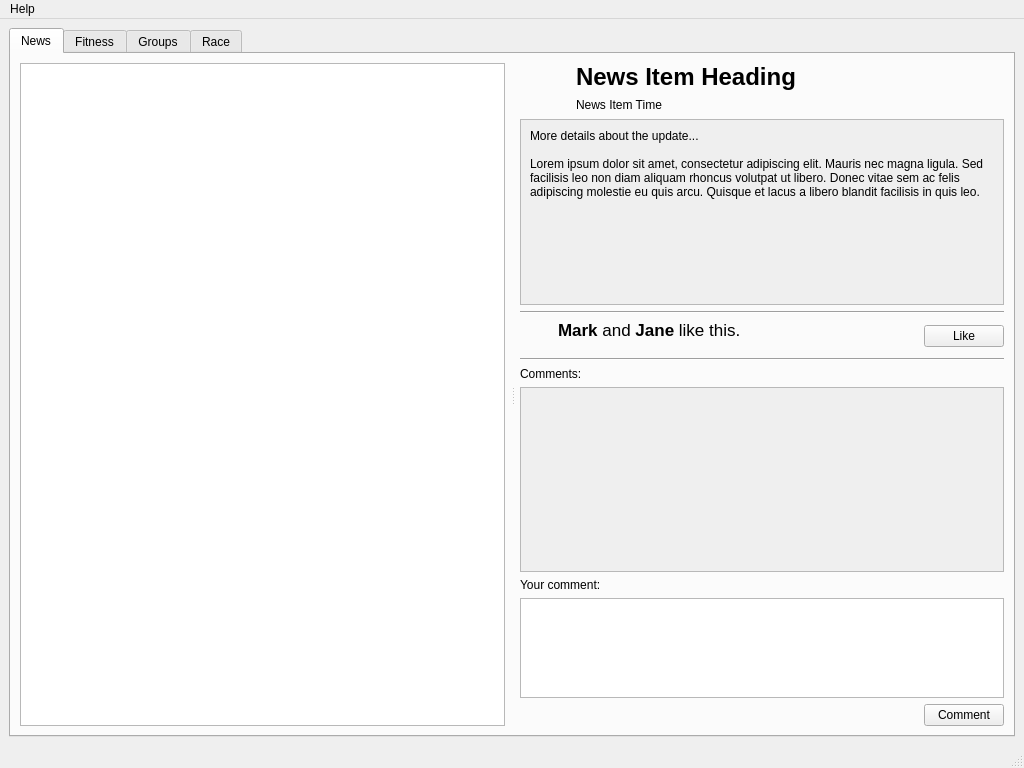
<?xml version="1.0" encoding="UTF-8"?>
<ui version="4.0">
 <class>MainWindow</class>
 <widget class="QMainWindow" name="MainWindow">
  <property name="geometry">
   <rect>
    <x>0</x>
    <y>0</y>
    <width>1024</width>
    <height>768</height>
   </rect>
  </property>
  <property name="windowTitle">
   <string>Social Sports</string>
  </property>
  <widget class="QWidget" name="centralwidget">
   <layout class="QHBoxLayout" name="horizontalLayout">
    <item>
     <widget class="QTabWidget" name="tabWidget">
      <property name="currentIndex">
       <number>0</number>
      </property>
      <widget class="QWidget" name="NewsTab">
       <attribute name="title">
        <string>News</string>
       </attribute>
       <layout class="QHBoxLayout" name="horizontalLayout_5">
        <property name="spacing">
         <number>-1</number>
        </property>
        <item>
         <widget class="QSplitter" name="splitter">
          <property name="orientation">
           <enum>Qt::Horizontal</enum>
          </property>
          <property name="handleWidth">
           <number>15</number>
          </property>
          <widget class="QListView" name="listViewNews">
           <property name="editTriggers">
            <set>QAbstractItemView::NoEditTriggers</set>
           </property>
           <property name="selectionBehavior">
            <enum>QAbstractItemView::SelectRows</enum>
           </property>
          </widget>
          <widget class="QWidget" name="layoutWidget">
           <layout class="QVBoxLayout" name="verticalLayout_12">
            <item>
             <layout class="QHBoxLayout" name="horizontalLayout_3">
              <item>
               <widget class="QLabel" name="label_16">
                <property name="minimumSize">
                 <size>
                  <width>50</width>
                  <height>50</height>
                 </size>
                </property>
                <property name="maximumSize">
                 <size>
                  <width>50</width>
                  <height>50</height>
                 </size>
                </property>
                <property name="text">
                 <string>&lt;img src=&quot;:/icons/avatar.jpg&quot;&gt;</string>
                </property>
               </widget>
              </item>
              <item>
               <layout class="QVBoxLayout" name="verticalLayout">
                <item>
                 <widget class="QLabel" name="labelNewsItemHeading">
                  <property name="sizePolicy">
                   <sizepolicy hsizetype="Ignored" vsizetype="Preferred">
                    <horstretch>0</horstretch>
                    <verstretch>0</verstretch>
                   </sizepolicy>
                  </property>
                  <property name="font">
                   <font>
                    <pointsize>18</pointsize>
                    <weight>75</weight>
                    <bold>true</bold>
                   </font>
                  </property>
                  <property name="text">
                   <string>News Item Heading</string>
                  </property>
                  <property name="scaledContents">
                   <bool>false</bool>
                  </property>
                  <property name="textInteractionFlags">
                   <set>Qt::LinksAccessibleByMouse|Qt::TextSelectableByKeyboard|Qt::TextSelectableByMouse</set>
                  </property>
                 </widget>
                </item>
                <item>
                 <widget class="QLabel" name="labelNewsItemTime">
                  <property name="text">
                   <string>News Item Time</string>
                  </property>
                  <property name="textInteractionFlags">
                   <set>Qt::LinksAccessibleByMouse|Qt::TextSelectableByKeyboard|Qt::TextSelectableByMouse</set>
                  </property>
                 </widget>
                </item>
               </layout>
              </item>
             </layout>
            </item>
            <item>
             <widget class="QScrollArea" name="scrollArea">
              <property name="sizePolicy">
               <sizepolicy hsizetype="Expanding" vsizetype="Expanding">
                <horstretch>0</horstretch>
                <verstretch>0</verstretch>
               </sizepolicy>
              </property>
              <property name="widgetResizable">
               <bool>true</bool>
              </property>
              <widget class="QWidget" name="scrollAreaWidgetContents">
               <property name="geometry">
                <rect>
                 <x>0</x>
                 <y>0</y>
                 <width>510</width>
                 <height>152</height>
                </rect>
               </property>
               <layout class="QHBoxLayout" name="horizontalLayout_8">
                <item>
                 <widget class="QLabel" name="label_18">
                  <property name="sizePolicy">
                   <sizepolicy hsizetype="Preferred" vsizetype="Expanding">
                    <horstretch>0</horstretch>
                    <verstretch>0</verstretch>
                   </sizepolicy>
                  </property>
                  <property name="text">
                   <string>More details about the update...

Lorem ipsum dolor sit amet, consectetur adipiscing elit. Mauris nec magna ligula. Sed facilisis leo non diam aliquam rhoncus volutpat ut libero. Donec vitae sem ac felis adipiscing molestie eu quis arcu. Quisque et lacus a libero blandit facilisis in quis leo.</string>
                  </property>
                  <property name="alignment">
                   <set>Qt::AlignLeading|Qt::AlignLeft|Qt::AlignTop</set>
                  </property>
                  <property name="wordWrap">
                   <bool>true</bool>
                  </property>
                  <property name="textInteractionFlags">
                   <set>Qt::LinksAccessibleByMouse|Qt::TextSelectableByKeyboard|Qt::TextSelectableByMouse</set>
                  </property>
                 </widget>
                </item>
               </layout>
              </widget>
             </widget>
            </item>
            <item>
             <widget class="Line" name="line_2">
              <property name="orientation">
               <enum>Qt::Horizontal</enum>
              </property>
             </widget>
            </item>
            <item>
             <layout class="QHBoxLayout" name="horizontalLayout_6">
              <property name="sizeConstraint">
               <enum>QLayout::SetMinimumSize</enum>
              </property>
              <item>
               <layout class="QVBoxLayout" name="verticalLayout_11">
                <item>
                 <widget class="QLabel" name="label_17">
                  <property name="sizePolicy">
                   <sizepolicy hsizetype="Fixed" vsizetype="Fixed">
                    <horstretch>0</horstretch>
                    <verstretch>0</verstretch>
                   </sizepolicy>
                  </property>
                  <property name="minimumSize">
                   <size>
                    <width>32</width>
                    <height>32</height>
                   </size>
                  </property>
                  <property name="maximumSize">
                   <size>
                    <width>32</width>
                    <height>32</height>
                   </size>
                  </property>
                  <property name="text">
                   <string>&lt;img src=&quot;:/icons/thumbs_up.png&quot;&gt;</string>
                  </property>
                 </widget>
                </item>
               </layout>
              </item>
              <item>
               <widget class="QLabel" name="labelNewsItemLike">
                <property name="sizePolicy">
                 <sizepolicy hsizetype="Expanding" vsizetype="Preferred">
                  <horstretch>0</horstretch>
                  <verstretch>0</verstretch>
                 </sizepolicy>
                </property>
                <property name="text">
                 <string>&lt;!DOCTYPE HTML PUBLIC &quot;-//W3C//DTD HTML 4.0//EN&quot; &quot;http://www.w3.org/TR/REC-html40/strict.dtd&quot;&gt;
&lt;html&gt;&lt;head&gt;&lt;meta name=&quot;qrichtext&quot; content=&quot;1&quot; /&gt;&lt;style type=&quot;text/css&quot;&gt;
p, li { white-space: pre-wrap; }
&lt;/style&gt;&lt;/head&gt;&lt;body style=&quot; font-family:'Lucida Grande'; font-size:13pt; font-weight:400; font-style:normal;&quot;&gt;
&lt;p style=&quot; margin-top:0px; margin-bottom:0px; margin-left:0px; margin-right:0px; -qt-block-indent:0; text-indent:0px;&quot;&gt;&lt;span style=&quot; font-weight:600;&quot;&gt;Mark&lt;/span&gt; and &lt;span style=&quot; font-weight:600;&quot;&gt;Jane&lt;/span&gt; like this.&lt;/p&gt;&lt;/body&gt;&lt;/html&gt;</string>
                </property>
                <property name="alignment">
                 <set>Qt::AlignLeading|Qt::AlignLeft|Qt::AlignTop</set>
                </property>
                <property name="wordWrap">
                 <bool>true</bool>
                </property>
                <property name="textInteractionFlags">
                 <set>Qt::LinksAccessibleByMouse|Qt::TextSelectableByKeyboard|Qt::TextSelectableByMouse</set>
                </property>
               </widget>
              </item>
              <item>
               <layout class="QVBoxLayout" name="verticalLayout_10">
                <item>
                 <widget class="QPushButton" name="btnLike">
                  <property name="sizePolicy">
                   <sizepolicy hsizetype="Fixed" vsizetype="Fixed">
                    <horstretch>0</horstretch>
                    <verstretch>0</verstretch>
                   </sizepolicy>
                  </property>
                  <property name="text">
                   <string>Like</string>
                  </property>
                 </widget>
                </item>
               </layout>
              </item>
             </layout>
            </item>
            <item>
             <widget class="Line" name="line_3">
              <property name="orientation">
               <enum>Qt::Horizontal</enum>
              </property>
             </widget>
            </item>
            <item>
             <widget class="QLabel" name="label_15">
              <property name="text">
               <string>Comments:</string>
              </property>
              <property name="buddy">
               <cstring>scrollAreaComments</cstring>
              </property>
             </widget>
            </item>
            <item>
             <widget class="QScrollArea" name="scrollAreaComments">
              <property name="sizePolicy">
               <sizepolicy hsizetype="Expanding" vsizetype="Expanding">
                <horstretch>0</horstretch>
                <verstretch>0</verstretch>
               </sizepolicy>
              </property>
              <property name="minimumSize">
               <size>
                <width>0</width>
                <height>100</height>
               </size>
              </property>
              <property name="widgetResizable">
               <bool>true</bool>
              </property>
              <widget class="QWidget" name="scrollAreaCommentsContents">
               <property name="geometry">
                <rect>
                 <x>0</x>
                 <y>0</y>
                 <width>510</width>
                 <height>138</height>
                </rect>
               </property>
               <layout class="QVBoxLayout" name="verticalLayout_13">
                <item>
                 <widget class="QWidget" name="widgetComments" native="true">
                  <property name="sizePolicy">
                   <sizepolicy hsizetype="Expanding" vsizetype="Preferred">
                    <horstretch>0</horstretch>
                    <verstretch>0</verstretch>
                   </sizepolicy>
                  </property>
                 </widget>
                </item>
               </layout>
              </widget>
             </widget>
            </item>
            <item>
             <widget class="QLabel" name="label_19">
              <property name="sizePolicy">
               <sizepolicy hsizetype="Preferred" vsizetype="Fixed">
                <horstretch>0</horstretch>
                <verstretch>0</verstretch>
               </sizepolicy>
              </property>
              <property name="text">
               <string>Your comment:</string>
              </property>
              <property name="buddy">
               <cstring>textEditComment</cstring>
              </property>
             </widget>
            </item>
            <item>
             <widget class="QPlainTextEdit" name="textEditComment">
              <property name="sizePolicy">
               <sizepolicy hsizetype="Expanding" vsizetype="Preferred">
                <horstretch>0</horstretch>
                <verstretch>0</verstretch>
               </sizepolicy>
              </property>
              <property name="maximumSize">
               <size>
                <width>16777215</width>
                <height>100</height>
               </size>
              </property>
             </widget>
            </item>
            <item>
             <layout class="QHBoxLayout" name="horizontalLayout_7">
              <item>
               <spacer name="horizontalSpacer">
                <property name="orientation">
                 <enum>Qt::Horizontal</enum>
                </property>
                <property name="sizeHint" stdset="0">
                 <size>
                  <width>0</width>
                  <height>0</height>
                 </size>
                </property>
               </spacer>
              </item>
              <item>
               <widget class="QPushButton" name="btnComment">
                <property name="text">
                 <string>Comment</string>
                </property>
               </widget>
              </item>
             </layout>
            </item>
           </layout>
          </widget>
         </widget>
        </item>
       </layout>
      </widget>
      <widget class="QWidget" name="FitnessTab">
       <attribute name="title">
        <string>Fitness</string>
       </attribute>
       <layout class="QVBoxLayout" name="verticalLayout_6">
        <item>
         <layout class="QVBoxLayout" name="verticalLayout_3">
          <item>
           <widget class="QLabel" name="label_6">
            <property name="text">
             <string>Fitness graph</string>
            </property>
           </widget>
          </item>
          <item>
           <layout class="QHBoxLayout" name="horizontalLayout_4">
            <item>
             <widget class="QGraphicsView" name="graphicsView">
              <property name="interactive">
               <bool>false</bool>
              </property>
             </widget>
            </item>
            <item>
             <layout class="QVBoxLayout" name="verticalLayout_4">
              <item>
               <widget class="QCheckBox" name="checkBox">
                <property name="text">
                 <string>Endurance</string>
                </property>
               </widget>
              </item>
              <item>
               <widget class="QCheckBox" name="checkBox_3">
                <property name="text">
                 <string>Flexibility</string>
                </property>
               </widget>
              </item>
              <item>
               <widget class="QCheckBox" name="checkBox_2">
                <property name="text">
                 <string>Strength</string>
                </property>
               </widget>
              </item>
              <item>
               <spacer name="verticalSpacer">
                <property name="orientation">
                 <enum>Qt::Vertical</enum>
                </property>
                <property name="sizeHint" stdset="0">
                 <size>
                  <width>20</width>
                  <height>40</height>
                 </size>
                </property>
               </spacer>
              </item>
             </layout>
            </item>
           </layout>
          </item>
         </layout>
        </item>
        <item>
         <layout class="QVBoxLayout" name="verticalLayout_5">
          <item>
           <widget class="QLabel" name="label_7">
            <property name="text">
             <string>Select group</string>
            </property>
           </widget>
          </item>
          <item>
           <widget class="QListWidget" name="listWidget">
            <item>
             <property name="text">
              <string>Group 1</string>
             </property>
            </item>
            <item>
             <property name="text">
              <string>Group 2</string>
             </property>
            </item>
           </widget>
          </item>
         </layout>
        </item>
       </layout>
      </widget>
      <widget class="QWidget" name="GroupsTab">
       <attribute name="title">
        <string>Groups</string>
       </attribute>
       <layout class="QVBoxLayout" name="verticalLayout_9">
        <item>
         <layout class="QHBoxLayout" name="horizontalLayout_2">
          <item>
           <layout class="QVBoxLayout" name="verticalLayout_7">
            <item>
             <widget class="QLabel" name="label_4">
              <property name="text">
               <string>Your Groups</string>
              </property>
             </widget>
            </item>
            <item>
             <widget class="QPlainTextEdit" name="plainTextEdit_2">
              <property name="plainText">
               <string>Group 1: TKK_Runners
	User Name 1
	User Name 2
	User Name 3
Group 2: Naked Joggers
	User Name 1
	User Name 2
	User Name 3
		</string>
              </property>
             </widget>
            </item>
           </layout>
          </item>
          <item>
           <layout class="QVBoxLayout" name="verticalLayout_8">
            <item>
             <widget class="QLabel" name="label_5">
              <property name="text">
               <string>Group Updates</string>
              </property>
             </widget>
            </item>
            <item>
             <widget class="QPlainTextEdit" name="plainTextEdit">
              <property name="plainText">
               <string>Group 1: TKK_Runners
	Updates
Group 2: Naked Joggers
	Updates
</string>
              </property>
             </widget>
            </item>
           </layout>
          </item>
         </layout>
        </item>
        <item>
         <widget class="QPushButton" name="pushButton_5">
          <property name="text">
           <string>Create New Group</string>
          </property>
         </widget>
        </item>
        <item>
         <widget class="QLabel" name="label_3">
          <property name="text">
           <string>Group Invitations</string>
          </property>
         </widget>
        </item>
        <item>
         <widget class="Line" name="line">
          <property name="orientation">
           <enum>Qt::Horizontal</enum>
          </property>
         </widget>
        </item>
        <item>
         <layout class="QGridLayout" name="gridLayout_2">
          <item row="0" column="1">
           <widget class="QPushButton" name="pushButton">
            <property name="text">
             <string>Accept</string>
            </property>
           </widget>
          </item>
          <item row="0" column="2">
           <widget class="QPushButton" name="pushButton_3">
            <property name="text">
             <string>Decline</string>
            </property>
           </widget>
          </item>
          <item row="1" column="2">
           <widget class="QPushButton" name="pushButton_2">
            <property name="text">
             <string>Decline</string>
            </property>
           </widget>
          </item>
          <item row="0" column="0">
           <widget class="QLabel" name="label">
            <property name="text">
             <string>TKK_Runners</string>
            </property>
           </widget>
          </item>
          <item row="1" column="0">
           <widget class="QLabel" name="label_2">
            <property name="text">
             <string>Naked Joggers</string>
            </property>
           </widget>
          </item>
          <item row="1" column="1">
           <widget class="QPushButton" name="pushButton_4">
            <property name="text">
             <string>Accept</string>
            </property>
           </widget>
          </item>
         </layout>
        </item>
       </layout>
      </widget>
      <widget class="QWidget" name="RaceTab">
       <attribute name="title">
        <string>Race</string>
       </attribute>
       <layout class="QVBoxLayout" name="verticalLayout_2">
        <item>
         <widget class="QLabel" name="label_10">
          <property name="font">
           <font>
            <weight>75</weight>
            <bold>true</bold>
           </font>
          </property>
          <property name="text">
           <string>Click on each race for more detailed information</string>
          </property>
         </widget>
        </item>
        <item>
         <layout class="QGridLayout" name="gridLayout">
          <property name="leftMargin">
           <number>4</number>
          </property>
          <item row="0" column="1">
           <widget class="QPushButton" name="pushButton_7">
            <property name="text">
             <string>Join Race</string>
            </property>
           </widget>
          </item>
          <item row="0" column="0">
           <widget class="QLabel" name="label_8">
            <property name="text">
             <string>Helsinki City Marathon</string>
            </property>
           </widget>
          </item>
          <item row="1" column="0">
           <widget class="QLabel" name="label_9">
            <property name="text">
             <string>Naisten Kymppi</string>
            </property>
           </widget>
          </item>
          <item row="2" column="0">
           <widget class="QLabel" name="label_11">
            <property name="text">
             <string>Helsinki Night Run</string>
            </property>
           </widget>
          </item>
          <item row="1" column="1">
           <widget class="QPushButton" name="pushButton_8">
            <property name="text">
             <string>Join Race</string>
            </property>
           </widget>
          </item>
          <item row="2" column="1">
           <widget class="QPushButton" name="pushButton_9">
            <property name="text">
             <string>Join Race</string>
            </property>
           </widget>
          </item>
          <item row="0" column="2">
           <widget class="QPushButton" name="pushButton_10">
            <property name="text">
             <string>Leave Race</string>
            </property>
           </widget>
          </item>
          <item row="1" column="2">
           <widget class="QPushButton" name="pushButton_11">
            <property name="text">
             <string>Leave Race</string>
            </property>
           </widget>
          </item>
          <item row="2" column="2">
           <widget class="QPushButton" name="pushButton_12">
            <property name="text">
             <string>Leave Race</string>
            </property>
           </widget>
          </item>
          <item row="3" column="0">
           <widget class="QLabel" name="label_12">
            <property name="text">
             <string>Stockholm Night Run</string>
            </property>
           </widget>
          </item>
          <item row="3" column="1">
           <widget class="QPushButton" name="pushButton_13">
            <property name="text">
             <string>Join Race</string>
            </property>
           </widget>
          </item>
          <item row="3" column="2">
           <widget class="QPushButton" name="pushButton_14">
            <property name="text">
             <string>Leave Race</string>
            </property>
           </widget>
          </item>
         </layout>
        </item>
        <item>
         <widget class="QLabel" name="label_13">
          <property name="font">
           <font>
            <weight>75</weight>
            <bold>true</bold>
           </font>
          </property>
          <property name="text">
           <string>Race Info</string>
          </property>
         </widget>
        </item>
        <item>
         <widget class="QLineEdit" name="lineEdit"/>
        </item>
        <item>
         <widget class="QLabel" name="label_14">
          <property name="font">
           <font>
            <weight>75</weight>
            <bold>true</bold>
           </font>
          </property>
          <property name="text">
           <string>Your Races: </string>
          </property>
         </widget>
        </item>
        <item>
         <widget class="QTableWidget" name="tableWidget">
          <property name="font">
           <font>
            <kerning>true</kerning>
           </font>
          </property>
          <property name="layoutDirection">
           <enum>Qt::LeftToRight</enum>
          </property>
          <property name="autoFillBackground">
           <bool>true</bool>
          </property>
          <property name="selectionMode">
           <enum>QAbstractItemView::SingleSelection</enum>
          </property>
          <property name="textElideMode">
           <enum>Qt::ElideMiddle</enum>
          </property>
          <row>
           <property name="text">
            <string>Helsinki City Run</string>
           </property>
          </row>
          <row>
           <property name="text">
            <string>Naisten Kymppi</string>
           </property>
          </row>
          <row>
           <property name="text">
            <string>Helsinki Night Run</string>
           </property>
          </row>
          <column>
           <property name="text">
            <string>Date</string>
           </property>
          </column>
          <column>
           <property name="text">
            <string>Location</string>
           </property>
          </column>
          <column>
           <property name="text">
            <string>Distance</string>
           </property>
          </column>
          <item row="0" column="0">
           <property name="text">
            <string>06.08.2010</string>
           </property>
          </item>
          <item row="0" column="1">
           <property name="text">
            <string>Helsinki</string>
           </property>
          </item>
          <item row="0" column="2">
           <property name="text">
            <string>10 Km</string>
           </property>
          </item>
          <item row="1" column="0">
           <property name="text">
            <string>31.05.2010</string>
           </property>
          </item>
          <item row="1" column="1">
           <property name="text">
            <string>Helsinki </string>
           </property>
          </item>
          <item row="1" column="2">
           <property name="text">
            <string>10 Km</string>
           </property>
          </item>
          <item row="2" column="0">
           <property name="text">
            <string>2.09.2010</string>
           </property>
          </item>
          <item row="2" column="1">
           <property name="text">
            <string>Helsinki</string>
           </property>
          </item>
          <item row="2" column="2">
           <property name="text">
            <string>12 Km</string>
           </property>
          </item>
         </widget>
        </item>
       </layout>
      </widget>
     </widget>
    </item>
   </layout>
  </widget>
  <widget class="QMenuBar" name="menubar">
   <property name="geometry">
    <rect>
     <x>0</x>
     <y>0</y>
     <width>1024</width>
     <height>22</height>
    </rect>
   </property>
   <widget class="QMenu" name="menuHelp">
    <property name="title">
     <string>Help</string>
    </property>
   </widget>
   <addaction name="menuHelp"/>
  </widget>
  <widget class="QStatusBar" name="statusbar"/>
 </widget>
 <resources/>
 <connections/>
</ui>
